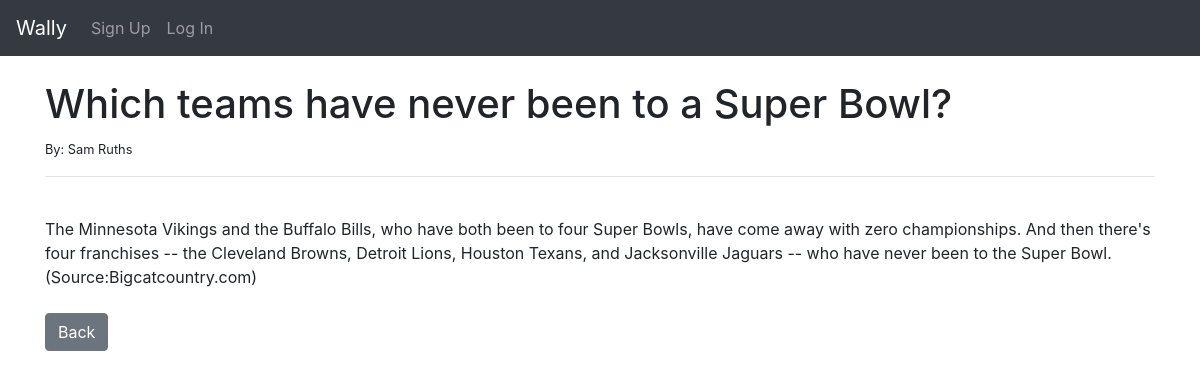
Screenshot of /article/30 with the database file from the repository.
### thewally/models.py (models this page shows)
class Post(models.Model):
    title = models.CharField(max_length=255)
    title_tag = models.CharField(max_length=255)
    author = models.ForeignKey(User, on_delete=models.CASCADE)
    body = models.TextField()

### thewally/views.py (the view)
# urls.py: path('article/<int:pk>', ArticleDetailView.as_view(), name='article-detail'),
class ArticleDetailView(DetailView):
    model = Post
    template_name = 'article_details.html'

### thewally/templates/article_details.html (shortened to what this page needs)
{% extends 'base.html' %}
{% block content %}
<h1>{{ post.title }}</h1>
<small>By: {{ post.author.first_name}} {{ post.author.last_name}}
</small><br/>
<hr>
<br/>
{{ post.body }}
<br/><br/>
<a href="{% url 'home' %}"
class="btn btn-secondary">Back</a>
{% endblock %}

### rows the page displays
Post: title "Which teams have never been to a Super Bowl?", author.first_name "Sam", author.last_name "Ruths", body "The Minnesota Vikings and the Buffalo Bills, who have both been to four Super Bowls, have come away with zero championships. And then there's four franchises -- the Cleveland Browns, Detroit Lions, Houston Texans, and Jacksonville Jaguars -- who have never been to the Super Bowl. (Source:Bigcatcountry.com)"
